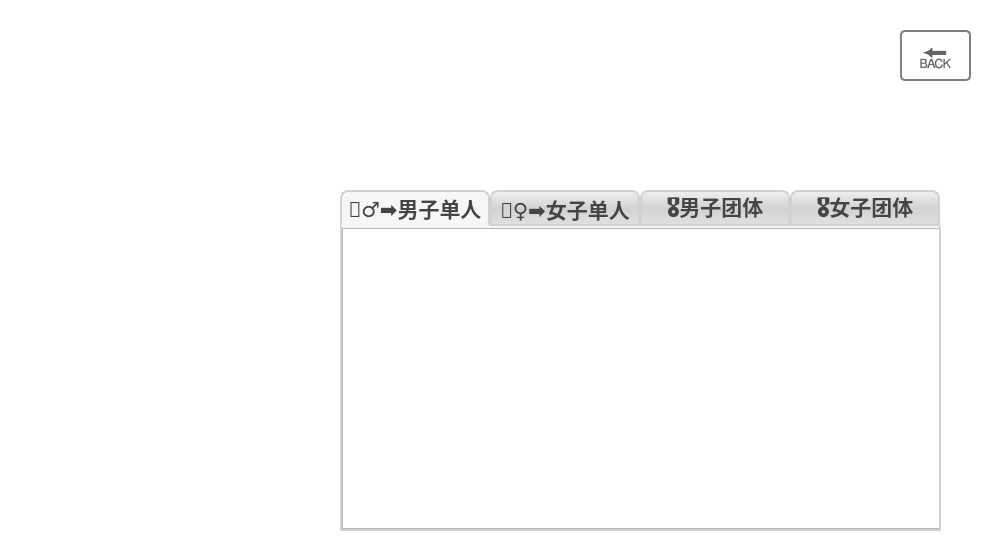
<?xml version="1.0" encoding="UTF-8"?>
<ui version="4.0">
 <class>MedalDialog</class>
 <widget class="QDialog" name="MedalDialog">
  <property name="geometry">
   <rect>
    <x>0</x>
    <y>0</y>
    <width>1000</width>
    <height>556</height>
   </rect>
  </property>
  <property name="font">
   <font>
    <family>微软雅黑</family>
    <pointsize>12</pointsize>
   </font>
  </property>
  <property name="windowTitle">
   <string>Dialog</string>
  </property>
  <property name="styleSheet">
   <string notr="true">QDialog
{
	color: rgb(68, 68, 68);
	background-color: rgb(255, 255, 255);
	background-image: url(:/images/MedalDialog.png);
background-repeat: no-repeat;  /* 防止图片重复 */
}

</string>
  </property>
  <widget class="QTabWidget" name="tabWidget">
   <property name="geometry">
    <rect>
     <x>340</x>
     <y>190</y>
     <width>601</width>
     <height>341</height>
    </rect>
   </property>
   <property name="font">
    <font>
     <family>微软雅黑</family>
     <pointsize>16</pointsize>
     <bold>true</bold>
    </font>
   </property>
   <property name="styleSheet">
    <string notr="true">
QTabWidget::pane{

	border: 2px solid rgb(210, 210, 210);
	background:rgb(246, 246, 246);
	border-top-color:transparent;
}
QTabWidget::tab-bar{

	background:rgb(0, 0, 0);
	subcontrol-position:left;
}
QTabBar::tab{
	color: rgb(68, 68, 68);
	width:146px;/*宽度根据实际需要进行调整*/
	height:32px;
	background:rgb(210, 210, 210);
	border: 2px  solid rgb(210, 210, 210);
	border-top-left-radius: 8px;
	border-top-right-radius: 8px;
}
QTabBar::tab:selected{	
	background:rgb(246, 246, 246);
	border-bottom-color:rgb(246, 246, 246);
}
QTabBar::tab:!selected{
	background:qlineargradient(spread:pad, x1:0, y1:0, x2:0, y2:1, stop:0 rgba(240, 240, 240, 255), stop:0.5 rgba(210, 210, 210, 255), stop:1 rgba(225, 225, 225, 255));
}


 </string>
   </property>
   <property name="currentIndex">
    <number>0</number>
   </property>
   <widget class="QWidget" name="tab_mansingle">
    <property name="font">
     <font>
      <family>微软雅黑</family>
      <pointsize>12</pointsize>
      <bold>true</bold>
     </font>
    </property>
    <property name="styleSheet">
     <string notr="true"/>
    </property>
    <attribute name="title">
     <string>🏃‍♂️‍➡️男子单人</string>
    </attribute>
    <widget class="QTableView" name="tableView_mansingle">
     <property name="geometry">
      <rect>
       <x>0</x>
       <y>0</y>
       <width>601</width>
       <height>301</height>
      </rect>
     </property>
     <property name="font">
      <font>
       <family>微软雅黑</family>
       <pointsize>16</pointsize>
      </font>
     </property>
    </widget>
   </widget>
   <widget class="QWidget" name="tab_womansingle">
    <property name="styleSheet">
     <string notr="true"/>
    </property>
    <attribute name="title">
     <string>🏃‍♀️‍➡️女子单人</string>
    </attribute>
    <widget class="QTableView" name="tableView_womansingle">
     <property name="geometry">
      <rect>
       <x>0</x>
       <y>0</y>
       <width>601</width>
       <height>301</height>
      </rect>
     </property>
     <property name="font">
      <font>
       <family>微软雅黑</family>
       <pointsize>16</pointsize>
      </font>
     </property>
    </widget>
   </widget>
   <widget class="QWidget" name="tab_manteam">
    <property name="styleSheet">
     <string notr="true"/>
    </property>
    <attribute name="title">
     <string>🎖️男子团体</string>
    </attribute>
    <widget class="QTableView" name="tableView_manteam">
     <property name="geometry">
      <rect>
       <x>0</x>
       <y>0</y>
       <width>601</width>
       <height>301</height>
      </rect>
     </property>
     <property name="font">
      <font>
       <family>微软雅黑</family>
       <pointsize>14</pointsize>
      </font>
     </property>
    </widget>
   </widget>
   <widget class="QWidget" name="tab_womanteam">
    <property name="styleSheet">
     <string notr="true"/>
    </property>
    <attribute name="title">
     <string>🎖️女子团体</string>
    </attribute>
    <widget class="QTableView" name="tableView_womanteam">
     <property name="geometry">
      <rect>
       <x>0</x>
       <y>0</y>
       <width>601</width>
       <height>301</height>
      </rect>
     </property>
     <property name="font">
      <font>
       <family>微软雅黑</family>
       <pointsize>14</pointsize>
      </font>
     </property>
    </widget>
   </widget>
  </widget>
  <widget class="QPushButton" name="pushButton">
   <property name="geometry">
    <rect>
     <x>900</x>
     <y>30</y>
     <width>71</width>
     <height>51</height>
    </rect>
   </property>
   <property name="font">
    <font>
     <family>Microsoft YaHei UI</family>
     <pointsize>26</pointsize>
    </font>
   </property>
   <property name="styleSheet">
    <string notr="true">QPushButton {
background:qlineargradient(spread:pad, x1:0, y1:0, x2:0, y2:1, 
stop:0 rgba(233, 233, 233, 255), 
stop:0.35 rgba(220, 220, 220, 255), 
stop:0.5 rgba(213, 213, 213, 255), 
stop:0.65 rgba(230, 230, 230, 255), 
stop:1 rgba(242, 242, 242, 255));
 border: 2px solid rgb(128,126,126);
 border-radius: 5px;
	color: rgb(100, 100, 100);
}
QPushButton:hover{
        background:qlineargradient(spread:pad, x1:0, y1:0, x2:0, y2:1, 
stop:0 rgba(250, 250, 250, 255), 
stop:0.5 rgba(255, 255, 255, 255), 
stop:1 rgba(250, 250, 250, 255));
 border: 2px solid rgb(63,140,161);
 border-radius: 5px;
}
 
QPushButton:pressed{
        background:qlineargradient(spread:pad, x1:0, y1:0, x2:0, y2:1, 
stop:0 rgba(255, 255, 255, 255), 
stop:0.5 rgba(235, 247, 253, 255), 
stop:1 rgba(213, 237, 250, 255));
 border: 2px solid rgb(3,110,183);
 border-radius: 5px;
}</string>
   </property>
   <property name="text">
    <string>🔙</string>
   </property>
  </widget>
 </widget>
 <resources/>
 <connections/>
</ui>
